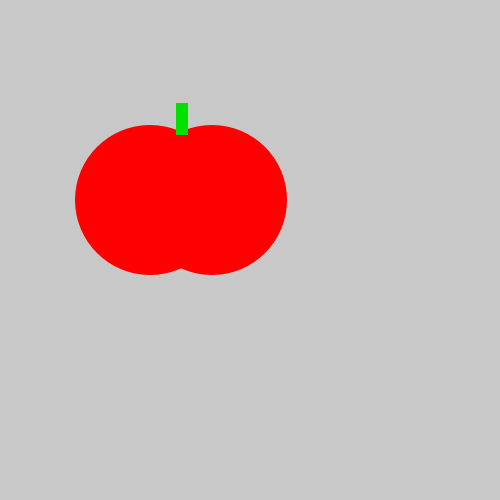
Frame 1 (no input)
Frame 60 (the mouse pressed at the canvas centre just before this capture): identical to frame 1, image omitted
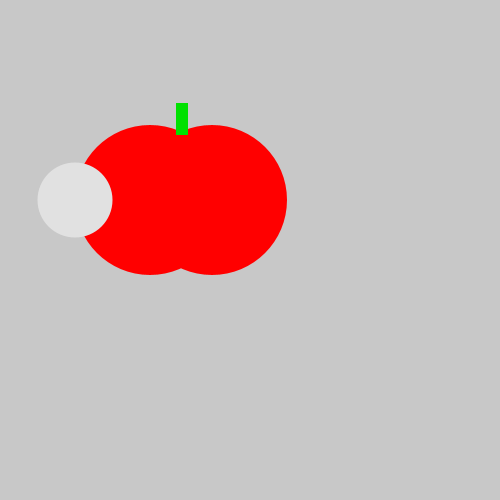
Frame 120 (the mouse held since frame 60 and released just before this capture)

The Processing sketch that drew these frames (run headless with seeded random() and noise(); from frame 60 on, the mouse is pressed at the canvas centre):

// Processing sketch: tasty_tomato
// ── tasty_tomato.pde
void setup() {
    size(500, 500);
}
void draw() {
    background(200, 200, 200);
    noStroke();
    fill(255,0,0);
    ellipse(150, 200, 150, 150);
    ellipse(212, 200, 150, 150);
    fill(0,225,0);
    
    rect(176, 103, 12, 32);
  
  if(mousePressed){
  
  fill(225,225,225);
  ellipse(75,200, 75,75);
  }
 
}
